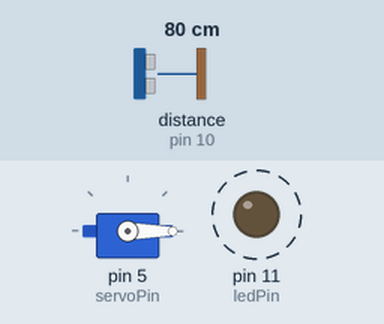
This sketch was run on a simulated SparkFun Pro Micro, built with avr-gcc and run on an emulated ATmega32U4. Parts: servo, output pins drawn as LEDs (lit = HIGH). Wiring (inferred from the names in the program): ultrasonic range finder: trigger pin 9; echo pin 10. Dashed ring = blinking. Inputs (shaded band) come from the test bench; at power-on: distance to the obstacle (sensor on pin 10) 80 cm. The echo pulse lasts 58.3 µs per cm; pins used as bus, display or sensor lines are not drawn.

Above: at 0.9 s.
2.5 s: distance to the obstacle (sensor on pin 10) set to 2 cm
At 4.5 s:
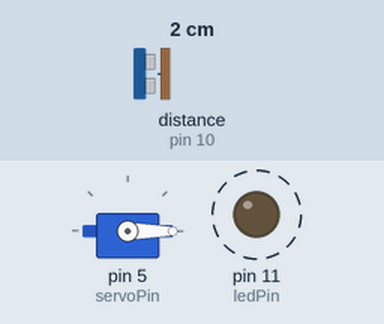
7.7 s: distance to the obstacle (sensor on pin 10) set to 4 cm
At 8.08 s:
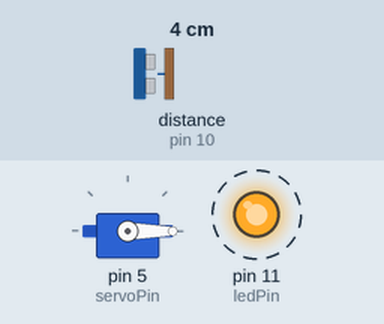
11.2 s: distance to the obstacle (sensor on pin 10) set to 18 cm
At 11.35 s:
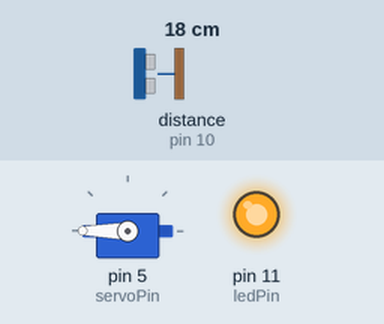
Timing chart, 0 to 20.7 s (numbered marks = the images above; inputs shaded):
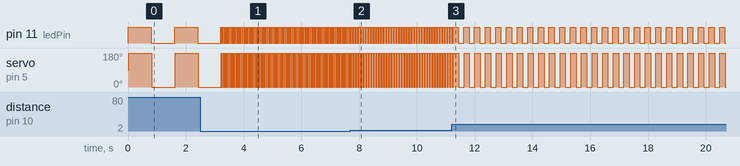

The sketch:

Blinking_LED_with_Ultrasonic_Sensor.ino
```cpp
#include <Servo.h>

const int trigPin = 9;
const int echoPin = 10;
const int ledPin = 11;
const int servoPin = 5;

long duration;
int distance;
int safetyDistance;
Servo myservo;


void setup() {
pinMode(trigPin, OUTPUT);
pinMode(echoPin, INPUT);
pinMode(ledPin, OUTPUT);
myservo.attach(servoPin);
Serial.begin(9600);
}


void loop() {
digitalWrite(trigPin, LOW);
delayMicroseconds(2);

digitalWrite(trigPin, HIGH);
delayMicroseconds(10);
digitalWrite(trigPin, LOW);

duration = pulseIn(echoPin, HIGH);

distance= duration*0.034/2;

safetyDistance = distance;

if(safetyDistance <= 100){
     for (int pos = 0; pos <= 180; pos += 1) {
        myservo.write(pos);
        digitalWrite(ledPin, HIGH);
  }
  delay((distance * 10));

  for (int pos = 180; pos >= 0; pos -= 1) {
    myservo.write(pos);
    digitalWrite(ledPin, LOW);
}
    delay((distance * 10));
}
}
```

Measured:
- after the input at 2.5 s, pin 11 (ledPin): alternates HIGH for 0.02 s and LOW for 0.02 s, starting after 0.73 s; servo on pin 5 (servoPin): alternates 180° for 0.02 s and 0° for 0.02 s, starting after 0.74 s
- after the input at 7.7 s, pin 11 (ledPin): alternates HIGH for 0.04 s and LOW for 0.04 s, starting after 0.11 s; servo on pin 5 (servoPin): alternates 180° for 0.04 s and 0° for 0.04 s, starting after 0.13 s
- by itself, pin 11 (ledPin): alternates HIGH for 0.80 s and LOW for 0.81 s
- by itself, servo on pin 5 (servoPin): alternates 180° for 0.80 s and 0° for 0.81 s
